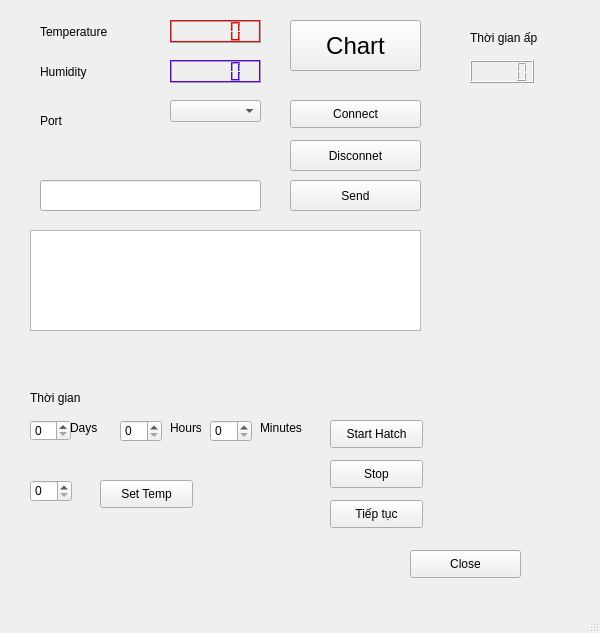
<?xml version="1.0" encoding="UTF-8"?>
<ui version="4.0">
 <class>MainWindow</class>
 <widget class="QMainWindow" name="MainWindow">
  <property name="geometry">
   <rect>
    <x>0</x>
    <y>0</y>
    <width>600</width>
    <height>633</height>
   </rect>
  </property>
  <property name="windowTitle">
   <string>MainWindow</string>
  </property>
  <widget class="QWidget" name="centralwidget">
   <widget class="QLabel" name="label_Temparature">
    <property name="geometry">
     <rect>
      <x>40</x>
      <y>20</y>
      <width>75</width>
      <height>23</height>
     </rect>
    </property>
    <property name="text">
     <string>Temperature</string>
    </property>
   </widget>
   <widget class="QLCDNumber" name="lcdNumberTemperature">
    <property name="geometry">
     <rect>
      <x>170</x>
      <y>20</y>
      <width>91</width>
      <height>23</height>
     </rect>
    </property>
    <property name="palette">
     <palette>
      <active>
       <colorrole role="WindowText">
        <brush brushstyle="SolidPattern">
         <color alpha="255">
          <red>255</red>
          <green>0</green>
          <blue>0</blue>
         </color>
        </brush>
       </colorrole>
       <colorrole role="Button">
        <brush brushstyle="SolidPattern">
         <color alpha="255">
          <red>255</red>
          <green>0</green>
          <blue>0</blue>
         </color>
        </brush>
       </colorrole>
       <colorrole role="Light">
        <brush brushstyle="SolidPattern">
         <color alpha="255">
          <red>255</red>
          <green>0</green>
          <blue>0</blue>
         </color>
        </brush>
       </colorrole>
       <colorrole role="Midlight">
        <brush brushstyle="SolidPattern">
         <color alpha="255">
          <red>255</red>
          <green>0</green>
          <blue>0</blue>
         </color>
        </brush>
       </colorrole>
       <colorrole role="Text">
        <brush brushstyle="SolidPattern">
         <color alpha="255">
          <red>255</red>
          <green>0</green>
          <blue>0</blue>
         </color>
        </brush>
       </colorrole>
       <colorrole role="BrightText">
        <brush brushstyle="SolidPattern">
         <color alpha="255">
          <red>255</red>
          <green>0</green>
          <blue>0</blue>
         </color>
        </brush>
       </colorrole>
       <colorrole role="Base">
        <brush brushstyle="SolidPattern">
         <color alpha="255">
          <red>0</red>
          <green>0</green>
          <blue>0</blue>
         </color>
        </brush>
       </colorrole>
       <colorrole role="PlaceholderText">
        <brush brushstyle="SolidPattern">
         <color alpha="128">
          <red>255</red>
          <green>0</green>
          <blue>0</blue>
         </color>
        </brush>
       </colorrole>
      </active>
      <inactive>
       <colorrole role="WindowText">
        <brush brushstyle="SolidPattern">
         <color alpha="255">
          <red>255</red>
          <green>0</green>
          <blue>0</blue>
         </color>
        </brush>
       </colorrole>
       <colorrole role="Button">
        <brush brushstyle="SolidPattern">
         <color alpha="255">
          <red>255</red>
          <green>0</green>
          <blue>0</blue>
         </color>
        </brush>
       </colorrole>
       <colorrole role="Light">
        <brush brushstyle="SolidPattern">
         <color alpha="255">
          <red>255</red>
          <green>0</green>
          <blue>0</blue>
         </color>
        </brush>
       </colorrole>
       <colorrole role="Midlight">
        <brush brushstyle="SolidPattern">
         <color alpha="255">
          <red>255</red>
          <green>0</green>
          <blue>0</blue>
         </color>
        </brush>
       </colorrole>
       <colorrole role="Text">
        <brush brushstyle="SolidPattern">
         <color alpha="255">
          <red>255</red>
          <green>0</green>
          <blue>0</blue>
         </color>
        </brush>
       </colorrole>
       <colorrole role="BrightText">
        <brush brushstyle="SolidPattern">
         <color alpha="255">
          <red>255</red>
          <green>0</green>
          <blue>0</blue>
         </color>
        </brush>
       </colorrole>
       <colorrole role="Base">
        <brush brushstyle="SolidPattern">
         <color alpha="255">
          <red>0</red>
          <green>0</green>
          <blue>0</blue>
         </color>
        </brush>
       </colorrole>
       <colorrole role="PlaceholderText">
        <brush brushstyle="SolidPattern">
         <color alpha="128">
          <red>255</red>
          <green>0</green>
          <blue>0</blue>
         </color>
        </brush>
       </colorrole>
      </inactive>
      <disabled>
       <colorrole role="WindowText">
        <brush brushstyle="SolidPattern">
         <color alpha="255">
          <red>120</red>
          <green>120</green>
          <blue>120</blue>
         </color>
        </brush>
       </colorrole>
       <colorrole role="Button">
        <brush brushstyle="SolidPattern">
         <color alpha="255">
          <red>255</red>
          <green>0</green>
          <blue>0</blue>
         </color>
        </brush>
       </colorrole>
       <colorrole role="Light">
        <brush brushstyle="SolidPattern">
         <color alpha="255">
          <red>255</red>
          <green>0</green>
          <blue>0</blue>
         </color>
        </brush>
       </colorrole>
       <colorrole role="Midlight">
        <brush brushstyle="SolidPattern">
         <color alpha="255">
          <red>255</red>
          <green>0</green>
          <blue>0</blue>
         </color>
        </brush>
       </colorrole>
       <colorrole role="Text">
        <brush brushstyle="SolidPattern">
         <color alpha="255">
          <red>120</red>
          <green>120</green>
          <blue>120</blue>
         </color>
        </brush>
       </colorrole>
       <colorrole role="BrightText">
        <brush brushstyle="SolidPattern">
         <color alpha="255">
          <red>255</red>
          <green>0</green>
          <blue>0</blue>
         </color>
        </brush>
       </colorrole>
       <colorrole role="Base">
        <brush brushstyle="SolidPattern">
         <color alpha="255">
          <red>240</red>
          <green>240</green>
          <blue>240</blue>
         </color>
        </brush>
       </colorrole>
       <colorrole role="PlaceholderText">
        <brush brushstyle="SolidPattern">
         <color alpha="128">
          <red>0</red>
          <green>0</green>
          <blue>0</blue>
         </color>
        </brush>
       </colorrole>
      </disabled>
     </palette>
    </property>
    <property name="font">
     <font>
      <pointsize>16</pointsize>
      <weight>50</weight>
      <italic>false</italic>
      <bold>false</bold>
     </font>
    </property>
    <property name="autoFillBackground">
     <bool>false</bool>
    </property>
   </widget>
   <widget class="QLabel" name="label_Humidity">
    <property name="geometry">
     <rect>
      <x>40</x>
      <y>60</y>
      <width>49</width>
      <height>23</height>
     </rect>
    </property>
    <property name="text">
     <string>Humidity</string>
    </property>
   </widget>
   <widget class="QLCDNumber" name="lcdNumberHumidity">
    <property name="geometry">
     <rect>
      <x>170</x>
      <y>60</y>
      <width>91</width>
      <height>23</height>
     </rect>
    </property>
    <property name="palette">
     <palette>
      <active>
       <colorrole role="Button">
        <brush brushstyle="SolidPattern">
         <color alpha="255">
          <red>85</red>
          <green>255</green>
          <blue>0</blue>
         </color>
        </brush>
       </colorrole>
       <colorrole role="Light">
        <brush brushstyle="SolidPattern">
         <color alpha="255">
          <red>85</red>
          <green>0</green>
          <blue>255</blue>
         </color>
        </brush>
       </colorrole>
       <colorrole role="Midlight">
        <brush brushstyle="SolidPattern">
         <color alpha="255">
          <red>85</red>
          <green>0</green>
          <blue>255</blue>
         </color>
        </brush>
       </colorrole>
       <colorrole role="BrightText">
        <brush brushstyle="SolidPattern">
         <color alpha="255">
          <red>85</red>
          <green>0</green>
          <blue>255</blue>
         </color>
        </brush>
       </colorrole>
       <colorrole role="Base">
        <brush brushstyle="SolidPattern">
         <color alpha="255">
          <red>85</red>
          <green>0</green>
          <blue>255</blue>
         </color>
        </brush>
       </colorrole>
       <colorrole role="Window">
        <brush brushstyle="SolidPattern">
         <color alpha="255">
          <red>85</red>
          <green>0</green>
          <blue>255</blue>
         </color>
        </brush>
       </colorrole>
      </active>
      <inactive>
       <colorrole role="Button">
        <brush brushstyle="SolidPattern">
         <color alpha="255">
          <red>85</red>
          <green>255</green>
          <blue>0</blue>
         </color>
        </brush>
       </colorrole>
       <colorrole role="Light">
        <brush brushstyle="SolidPattern">
         <color alpha="255">
          <red>85</red>
          <green>0</green>
          <blue>255</blue>
         </color>
        </brush>
       </colorrole>
       <colorrole role="Midlight">
        <brush brushstyle="SolidPattern">
         <color alpha="255">
          <red>85</red>
          <green>0</green>
          <blue>255</blue>
         </color>
        </brush>
       </colorrole>
       <colorrole role="BrightText">
        <brush brushstyle="SolidPattern">
         <color alpha="255">
          <red>85</red>
          <green>0</green>
          <blue>255</blue>
         </color>
        </brush>
       </colorrole>
       <colorrole role="Base">
        <brush brushstyle="SolidPattern">
         <color alpha="255">
          <red>85</red>
          <green>0</green>
          <blue>255</blue>
         </color>
        </brush>
       </colorrole>
       <colorrole role="Window">
        <brush brushstyle="SolidPattern">
         <color alpha="255">
          <red>85</red>
          <green>0</green>
          <blue>255</blue>
         </color>
        </brush>
       </colorrole>
      </inactive>
      <disabled>
       <colorrole role="Button">
        <brush brushstyle="SolidPattern">
         <color alpha="255">
          <red>85</red>
          <green>255</green>
          <blue>0</blue>
         </color>
        </brush>
       </colorrole>
       <colorrole role="Light">
        <brush brushstyle="SolidPattern">
         <color alpha="255">
          <red>85</red>
          <green>0</green>
          <blue>255</blue>
         </color>
        </brush>
       </colorrole>
       <colorrole role="Midlight">
        <brush brushstyle="SolidPattern">
         <color alpha="255">
          <red>85</red>
          <green>0</green>
          <blue>255</blue>
         </color>
        </brush>
       </colorrole>
       <colorrole role="BrightText">
        <brush brushstyle="SolidPattern">
         <color alpha="255">
          <red>85</red>
          <green>0</green>
          <blue>255</blue>
         </color>
        </brush>
       </colorrole>
       <colorrole role="Base">
        <brush brushstyle="SolidPattern">
         <color alpha="255">
          <red>85</red>
          <green>0</green>
          <blue>255</blue>
         </color>
        </brush>
       </colorrole>
       <colorrole role="Window">
        <brush brushstyle="SolidPattern">
         <color alpha="255">
          <red>85</red>
          <green>0</green>
          <blue>255</blue>
         </color>
        </brush>
       </colorrole>
      </disabled>
     </palette>
    </property>
   </widget>
   <widget class="QLabel" name="label_Port">
    <property name="geometry">
     <rect>
      <x>40</x>
      <y>110</y>
      <width>23</width>
      <height>22</height>
     </rect>
    </property>
    <property name="text">
     <string>Port</string>
    </property>
   </widget>
   <widget class="QComboBox" name="comboBoxPort">
    <property name="geometry">
     <rect>
      <x>170</x>
      <y>100</y>
      <width>91</width>
      <height>22</height>
     </rect>
    </property>
   </widget>
   <widget class="QPushButton" name="pushButtonConnect">
    <property name="geometry">
     <rect>
      <x>290</x>
      <y>100</y>
      <width>131</width>
      <height>28</height>
     </rect>
    </property>
    <property name="text">
     <string>Connect</string>
    </property>
   </widget>
   <widget class="QPushButton" name="pushButtonDisconnect">
    <property name="geometry">
     <rect>
      <x>290</x>
      <y>140</y>
      <width>131</width>
      <height>31</height>
     </rect>
    </property>
    <property name="text">
     <string>Disconnet</string>
    </property>
   </widget>
   <widget class="QPushButton" name="pushButtonSendData">
    <property name="geometry">
     <rect>
      <x>290</x>
      <y>180</y>
      <width>131</width>
      <height>31</height>
     </rect>
    </property>
    <property name="text">
     <string>Send</string>
    </property>
   </widget>
   <widget class="QLineEdit" name="lineEditCmd">
    <property name="geometry">
     <rect>
      <x>40</x>
      <y>180</y>
      <width>221</width>
      <height>31</height>
     </rect>
    </property>
   </widget>
   <widget class="QTextEdit" name="textEditGetData">
    <property name="geometry">
     <rect>
      <x>30</x>
      <y>230</y>
      <width>391</width>
      <height>101</height>
     </rect>
    </property>
   </widget>
   <widget class="QPushButton" name="pushButton">
    <property name="geometry">
     <rect>
      <x>410</x>
      <y>550</y>
      <width>111</width>
      <height>28</height>
     </rect>
    </property>
    <property name="text">
     <string>Close</string>
    </property>
   </widget>
   <widget class="QPushButton" name="pushButtonShowChart">
    <property name="geometry">
     <rect>
      <x>290</x>
      <y>20</y>
      <width>131</width>
      <height>51</height>
     </rect>
    </property>
    <property name="font">
     <font>
      <pointsize>18</pointsize>
     </font>
    </property>
    <property name="text">
     <string>Chart</string>
    </property>
   </widget>
   <widget class="QFrame" name="horizontalFrame">
    <property name="geometry">
     <rect>
      <x>20</x>
      <y>590</y>
      <width>901</width>
      <height>371</height>
     </rect>
    </property>
    <layout class="QHBoxLayout" name="horizontalLayout"/>
   </widget>
   <widget class="QSpinBox" name="spinBoxDayTimeHatch">
    <property name="geometry">
     <rect>
      <x>30</x>
      <y>420</y>
      <width>41</width>
      <height>21</height>
     </rect>
    </property>
   </widget>
   <widget class="QLabel" name="label">
    <property name="geometry">
     <rect>
      <x>30</x>
      <y>390</y>
      <width>51</width>
      <height>16</height>
     </rect>
    </property>
    <property name="text">
     <string>Thời gian</string>
    </property>
   </widget>
   <widget class="QSpinBox" name="spinBoxHourTimeHatch">
    <property name="geometry">
     <rect>
      <x>120</x>
      <y>420</y>
      <width>42</width>
      <height>22</height>
     </rect>
    </property>
   </widget>
   <widget class="QSpinBox" name="spinBoxMinuteTimeHatch">
    <property name="geometry">
     <rect>
      <x>210</x>
      <y>420</y>
      <width>42</width>
      <height>22</height>
     </rect>
    </property>
   </widget>
   <widget class="QLabel" name="label_2">
    <property name="geometry">
     <rect>
      <x>70</x>
      <y>420</y>
      <width>55</width>
      <height>16</height>
     </rect>
    </property>
    <property name="text">
     <string>Days</string>
    </property>
   </widget>
   <widget class="QLabel" name="label_3">
    <property name="geometry">
     <rect>
      <x>170</x>
      <y>420</y>
      <width>31</width>
      <height>16</height>
     </rect>
    </property>
    <property name="text">
     <string>Hours</string>
    </property>
   </widget>
   <widget class="QLabel" name="label_4">
    <property name="geometry">
     <rect>
      <x>260</x>
      <y>420</y>
      <width>55</width>
      <height>16</height>
     </rect>
    </property>
    <property name="text">
     <string>Minutes</string>
    </property>
   </widget>
   <widget class="QPushButton" name="pushButtonStartHatch">
    <property name="geometry">
     <rect>
      <x>330</x>
      <y>420</y>
      <width>93</width>
      <height>28</height>
     </rect>
    </property>
    <property name="text">
     <string>Start Hatch</string>
    </property>
   </widget>
   <widget class="QLCDNumber" name="lcdNumber">
    <property name="geometry">
     <rect>
      <x>470</x>
      <y>60</y>
      <width>64</width>
      <height>23</height>
     </rect>
    </property>
   </widget>
   <widget class="QPushButton" name="pushButtonStopHatch">
    <property name="geometry">
     <rect>
      <x>330</x>
      <y>460</y>
      <width>93</width>
      <height>28</height>
     </rect>
    </property>
    <property name="text">
     <string>Stop</string>
    </property>
   </widget>
   <widget class="QLabel" name="label_5">
    <property name="geometry">
     <rect>
      <x>470</x>
      <y>30</y>
      <width>101</width>
      <height>16</height>
     </rect>
    </property>
    <property name="text">
     <string>Thời gian ấp</string>
    </property>
   </widget>
   <widget class="QPushButton" name="pushButtonContinue">
    <property name="geometry">
     <rect>
      <x>330</x>
      <y>500</y>
      <width>93</width>
      <height>28</height>
     </rect>
    </property>
    <property name="text">
     <string>Tiếp tục</string>
    </property>
   </widget>
   <widget class="QSpinBox" name="spinBoxSetTemp">
    <property name="geometry">
     <rect>
      <x>30</x>
      <y>480</y>
      <width>42</width>
      <height>22</height>
     </rect>
    </property>
   </widget>
   <widget class="QPushButton" name="pushButtonSetTemp">
    <property name="geometry">
     <rect>
      <x>100</x>
      <y>480</y>
      <width>93</width>
      <height>28</height>
     </rect>
    </property>
    <property name="text">
     <string>Set Temp</string>
    </property>
   </widget>
  </widget>
  <widget class="QMenuBar" name="menubar">
   <property name="geometry">
    <rect>
     <x>0</x>
     <y>0</y>
     <width>600</width>
     <height>26</height>
    </rect>
   </property>
  </widget>
  <widget class="QStatusBar" name="statusbar"/>
 </widget>
 <resources/>
 <connections>
  <connection>
   <sender>pushButton</sender>
   <signal>clicked()</signal>
   <receiver>MainWindow</receiver>
   <slot>close()</slot>
   <hints>
    <hint type="sourcelabel">
     <x>409</x>
     <y>363</y>
    </hint>
    <hint type="destinationlabel">
     <x>402</x>
     <y>425</y>
    </hint>
   </hints>
  </connection>
 </connections>
</ui>
